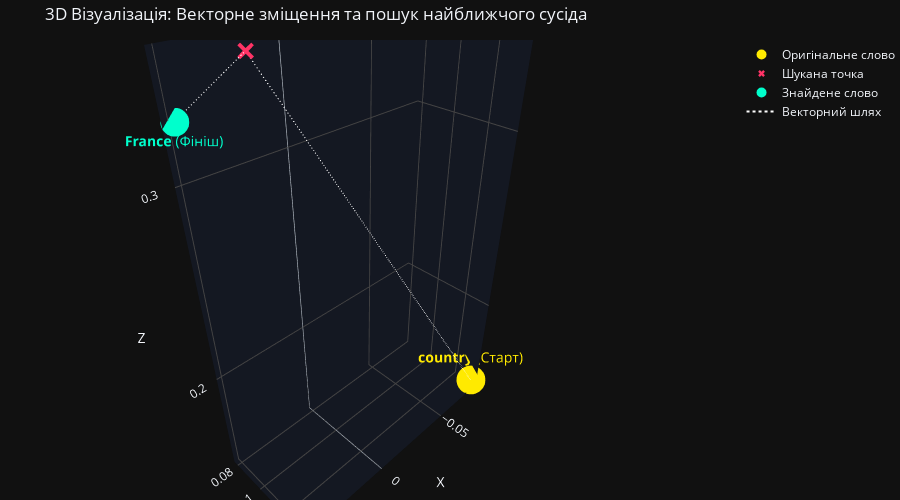
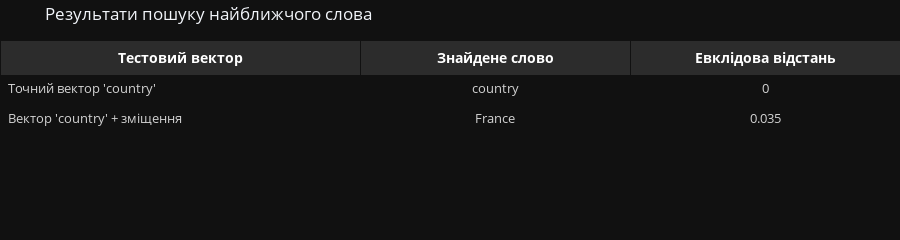

Write notebook code for charts like these, in order.
### Markdown cell above
**2. Визначте функції для пошуку найближчого слова:**

### Code cell
def find_closest_word(target_vector, embeddings_dict):
    closest_word = None
    min_distance = float('inf')
    
    for word, vec in embeddings_dict.items():
        distance = np.linalg.norm(np.array(target_vector) - np.array(vec))
        if distance < min_distance:
            min_distance = distance
            closest_word = word
            
    return closest_word, min_distance

test_word = available_words[0] 
test_vector = np.array(word_embeddings[test_word])
closest_exact, dist_exact = find_closest_word(test_vector, word_embeddings)

offset_vector = np.array([0.1, -0.05, 0.2])
test_vector_offset = test_vector + offset_vector
closest_offset, dist_offset = find_closest_word(test_vector_offset, word_embeddings)

df_results = pd.DataFrame({
    "Тестовий вектор": [f"Точний вектор '{test_word}'", f"Вектор '{test_word}' + зміщення"],
    "Знайдене слово": [closest_exact, closest_offset],
    "Евклідова відстань": [round(dist_exact, 4), round(dist_offset, 4)]
})

fig_res_table = go.Figure(data=[go.Table(
    columnwidth=[200, 150, 150],
    header=dict(
        values=[f"<b>{col}</b>" for col in df_results.columns],
        fill_color='#2c2c2c',
        font=dict(color='white', size=14),
        align='center',
        height=35
    ),
    cells=dict(
        values=[df_results[col] for col in df_results.columns],
        fill_color='#111111',
        font=dict(color='lightgrey', size=13),
        align=['left', 'center', 'center'],
        height=30
    )
)])

fig_res_table.update_layout(
    title='Результати пошуку найближчого слова',
    template='plotly_dark',
    margin=dict(l=0, r=0, t=40, b=0),
    height=150
)

vec_closest = np.array(word_embeddings[closest_offset])
fig_mini_3d = go.Figure()

fig_mini_3d.add_trace(go.Scatter3d(
    x=[test_vector[0]], y=[test_vector[1]], z=[test_vector[2]],
    mode='markers+text', text=[f"<b>{test_word}</b> (Старт)"],
    textposition='top center', textfont=dict(color='#ffea00', size=14),
    marker=dict(size=10, color='#ffea00'), name='Оригінальне слово'
))

fig_mini_3d.add_trace(go.Scatter3d(
    x=[test_vector_offset[0]], y=[test_vector_offset[1]], z=[test_vector_offset[2]],
    mode='markers+text', text=["<b>Точка зміщення</b>"],
    textposition='top right', textfont=dict(color='#ff3366', size=12),
    marker=dict(size=6, color='#ff3366', symbol='x'), name='Шукана точка'
))

fig_mini_3d.add_trace(go.Scatter3d(
    x=[vec_closest[0]], y=[vec_closest[1]], z=[vec_closest[2]],
    mode='markers+text', text=[f"<b>{closest_offset}</b> (Фініш)"],
    textposition='bottom center', textfont=dict(color='#00ffcc', size=14),
    marker=dict(size=10, color='#00ffcc'), name='Знайдене слово'
))

fig_mini_3d.add_trace(go.Scatter3d(
    x=[test_vector[0], test_vector_offset[0], vec_closest[0]],
    y=[test_vector[1], test_vector_offset[1], vec_closest[1]],
    z=[test_vector[2], test_vector_offset[2], vec_closest[2]],
    mode='lines', line=dict(color='white', width=2, dash='dot'),
    name='Векторний шлях'
))

fig_mini_3d.update_layout(
    title='3D Візуалізація: Векторне зміщення та пошук найближчого сусіда',
    template='plotly_dark',
    height=500,
    margin=dict(l=0, r=0, b=0, t=40),
    scene=dict(
        xaxis=dict(title='X', backgroundcolor="rgb(20, 24, 34)", gridcolor="#444"),
        yaxis=dict(title='Y', backgroundcolor="rgb(20, 24, 34)", gridcolor="#444"),
        zaxis=dict(title='Z', backgroundcolor="rgb(20, 24, 34)", gridcolor="#444")
    )
)

print("Красивий Вивід:")
fig_mini_3d.show()
fig_res_table.show()

print("Технічний вивід:")
print(f"Ціль 1 (точний збіг): знайдено слово='{closest_exact}', відстань={dist_exact}")
print(f"Ціль 2 (зі зміщенням): знайдено слово='{closest_offset}', відстань={dist_offset}")

### Figure 1 — Plotly figure (JSON) as saved in the notebook; plotly's stock layout.template omitted (floating-point values rounded to 4 significant figures)
{"data": [{"marker": {"color": "#ffea00", "size": 10}, "mode": "markers+text", "name": "Оригінальне слово", "text": ["<b>country</b> (Старт)"], "textfont": {"color": "#ffea00", "size": 14}, "textposition": "top center", "type": "scatter3d", "x": [-0.08008], "y": [0.1338], "z": [0.1436]}, {"marker": {"color": "#ff3366", "size": 6, "symbol": "x"}, "mode": "markers+text", "name": "Шукана точка", "text": ["<b>Точка зміщення</b>"], "textfont": {"color": "#ff3366", "size": 12}, "textposition": "top right", "type": "scatter3d", "x": [0.01992], "y": [0.08379], "z": [0.3436]}, {"marker": {"color": "#00ffcc", "size": 10}, "mode": "markers+text", "name": "Знайдене слово", "text": ["<b>France</b> (Фініш)"], "textfont": {"color": "#00ffcc", "size": 14}, "textposition": "bottom center", "type": "scatter3d", "x": [0.04858], "y": [0.07861], "z": [0.3242]}, {"line": {"color": "white", "dash": "dot", "width": 2}, "mode": "lines", "name": "Векторний шлях", "type": "scatter3d", "x": [-0.08008, 0.01992, 0.04858], "y": [0.1338, 0.08379, 0.07861], "z": [0.1436, 0.3436, 0.3242]}], "layout": {"height": 500, "margin": {"b": 0, "l": 0, "r": 0, "t": 40}, "scene": {"xaxis": {"backgroundcolor": "rgb(20, 24, 34)", "gridcolor": "#444", "title": {"text": "X"}}, "yaxis": {"backgroundcolor": "rgb(20, 24, 34)", "gridcolor": "#444", "title": {"text": "Y"}}, "zaxis": {"backgroundcolor": "rgb(20, 24, 34)", "gridcolor": "#444", "title": {"text": "Z"}}}, "title": {"text": "3D Візуалізація: Векторне зміщення та пошук найближчого сусіда"}}}

### Figure 2 — Plotly figure (JSON) as saved in the notebook; plotly's stock layout.template omitted (floating-point values rounded to 4 significant figures)
{"data": [{"cells": {"align": ["left", "center", "center"], "fill": {"color": "#111111"}, "font": {"color": "lightgrey", "size": 13}, "height": 30, "values": [["Точний вектор 'country'", "Вектор 'country' + зміщення"], ["country", "France"], [0, 0.035]]}, "columnwidth": [200, 150, 150], "header": {"align": "center", "fill": {"color": "#2c2c2c"}, "font": {"color": "white", "size": 14}, "height": 35, "values": ["<b>Тестовий вектор</b>", "<b>Знайдене слово</b>", "<b>Евклідова відстань</b>"]}, "type": "table"}], "layout": {"height": 150, "margin": {"b": 0, "l": 0, "r": 0, "t": 40}, "title": {"text": "Результати пошуку найближчого слова"}}}
